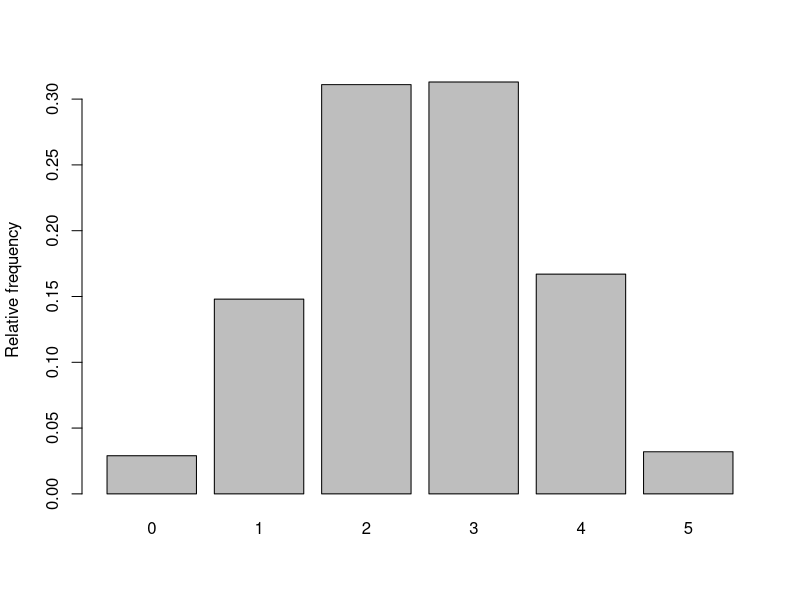
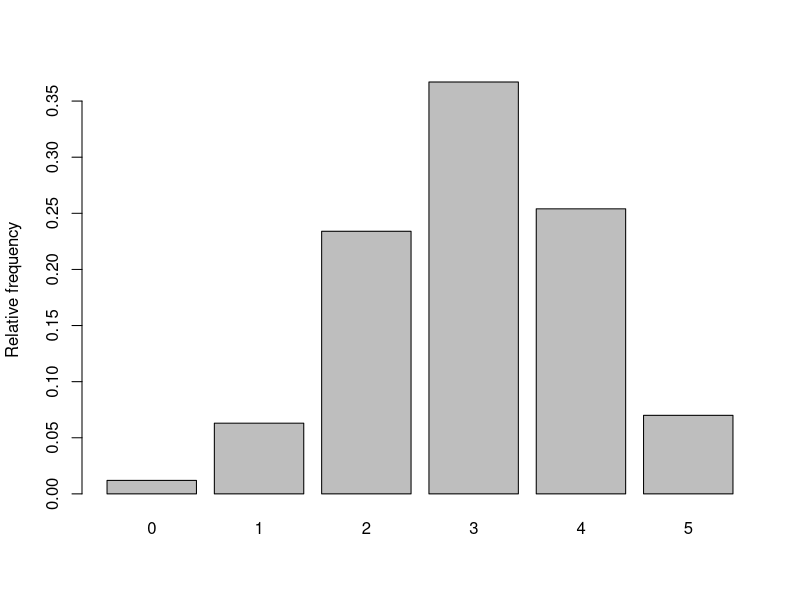
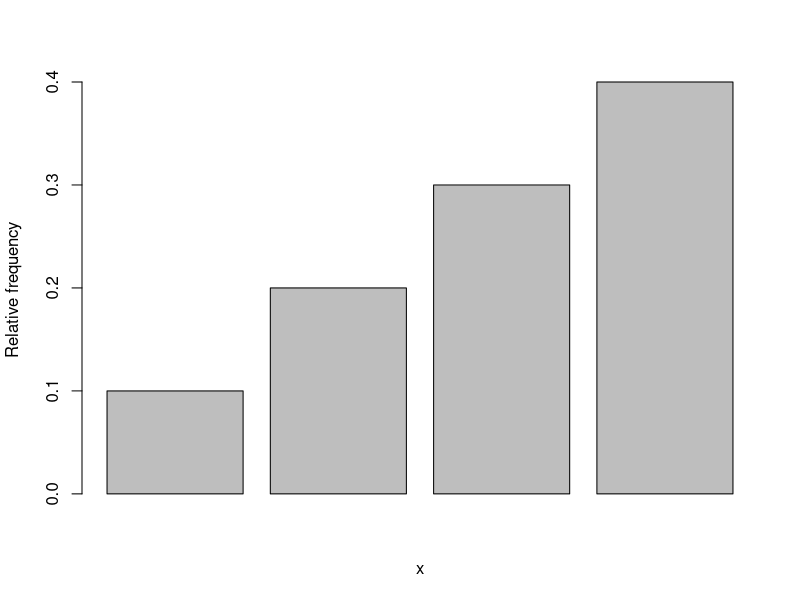
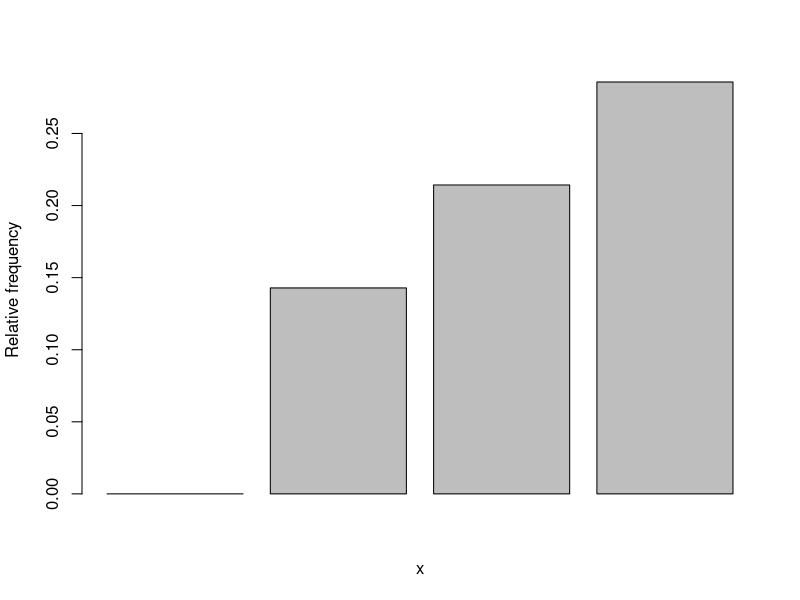

The R source for these figures, in order: (Note: this script raises an error after producing the figures.)
## ---- chunk 1

## ---- chunk 2
# Simulate the number of heads in k throws of a dice repeated Nsim times
# We let 0 correspond to tail and 1 correspond to head,
# The sample()-command below randomly draw a 0 or 1 with 
# equal probability k times, and then sum() will summarize the number of heads
simheads <- function(Nsim,k){
  nheads <- vector(length=Nsim) # Define a vector to store the number of heads 
  for(i in 1:Nsim)              # Generate the number of heads Nsim times
    nheads[i] <- sum(sample(0:1,size=k,replace=TRUE))  # See explanation above
  return(nheads)                # Return the resulting vector
}
## ---- chunk 3
# Summarize the results by histograms and numbers
# Repeat the lines below many times for different numbers of Nsim and k
# What happens when Nsim gets large?
k <- 5
Nsim <- 1000
nheadsim <- simheads(Nsim=Nsim,k=k)
relfreq <- table(nheadsim)/Nsim # Calculate relative frequency for each outcome
relfreq
barplot(relfreq,ylab="Relative frequency")
## ---- chunk 4
x <- dbinom(3, size=5, prob=0.5)
print(x)
## ---- chunk 5
# Same function as above but with a biased coin. b is bias variable
simbias <- function(Nsim,k,b){
  nheads <- vector(length=Nsim) # Define a vector to store the number of heads
  for(i in 1:Nsim)              # Generate the number of heads Nsim times
    nheads[i] <- sum(sample(0:1,size=k,replace=TRUE, prob=c(1-b, b)))
  return(nheads)                # Return the resulting vector
}
## ---- chunk 6
# Summarize the results by histograms and numbers
# Repeat the lines below many times for different numbers of Nsim and k
# What happens when Nsim gets large?
k <- 5
Nsim <- 1000
b <- 0.6
nheadsim <- simbias(Nsim=Nsim,k=k,b=b)
relfreq <- table(nheadsim)/Nsim # Calculate relative frequency for each outcome
relfreq
barplot(relfreq,ylab="Relative frequency")
## ---- chunk 7
# Define f1(x)
# The function takes in a vecor and checks if it is valid
# function calculates pmf
f1 <- function(x) {
  ifelse(x %in% c(1, 2, 3, 4),
         x/10,
         0)
}

barplot(f1(1:4),ylab="Relative frequency", xlab="x")
## ---- chunk 8
sum(f1(-100:100))
## ---- chunk 9
# Define f2(x)
# The function takes in a vector and checks if it is valid
# function calculates pmf
f2 <- function(x) {
  ifelse(x %in% c(1, 2, 3, 4),
         (1/14)*(x + 1),
         0)
}

barplot(f2(0:3),ylab="Relative frequency", xlab="x")
## ---- chunk 10
sum(f2(-100:100))
## ---- chunk 11
expected <- function(func, vec)
  return(sum(vec * func(vec)))
## ---- chunk 12
expected(f1, c(1,2,3,4))
expected(f2, c(1,2,3,4))
## ---- chunk 13
gexpected <- function(func, vec, gvec)
  return(sum(gvec * func(vec)))
## ---- chunk 14
gexpected(f1, c(1,2,3,4), c(1,2,3,4)^3)
gexpected(f2, c(1,2,3,4), c(1,2,3,4)^3)
## ---- chunk 15
f3 <- function(x) {
  if (x >= 0 && x <= 1) {
    return(4*x*(1 - x^2))
  } else {
    return(0)
  } 
}


integrate(Vectorize(f3),
         lower=-Inf,
         upper=0.5)$value
## ---- chunk 16
integrate(Vectorize(function(x) x * f3(x)),
          lower = -Inf,
          upper = Inf)$value
## ---- chunk 17
integrate(Vectorize(function(x) x^2 * f3(x)),
          lower = -Inf,
          upper = Inf)$value
## ---- chunk 18
sqrt(integrate(Vectorize(function(x) x^2 * f3(x)),
          lower = -Inf,
          upper = Inf)$value)
## ---- chunk 19
integrate(Vectorize(f3),
         lower=-Inf,
         upper=0.7)$value
## ---- chunk 20
1 - integrate(Vectorize(f3),
              lower=-Inf,
              upper=0.7)$value
## ---- chunk 21
x <- seq(0, 1, 0.01)
plot(x, f3(x), type="l", col= "blue")
## ---- chunk 22
F3 <- function(x) {
  return(-4*((x^4 / 4)-(x^2 / 2)))
}

x <- seq(0, 1, 0.01)
plot(x, F3(x), type="l", col= "blue")
